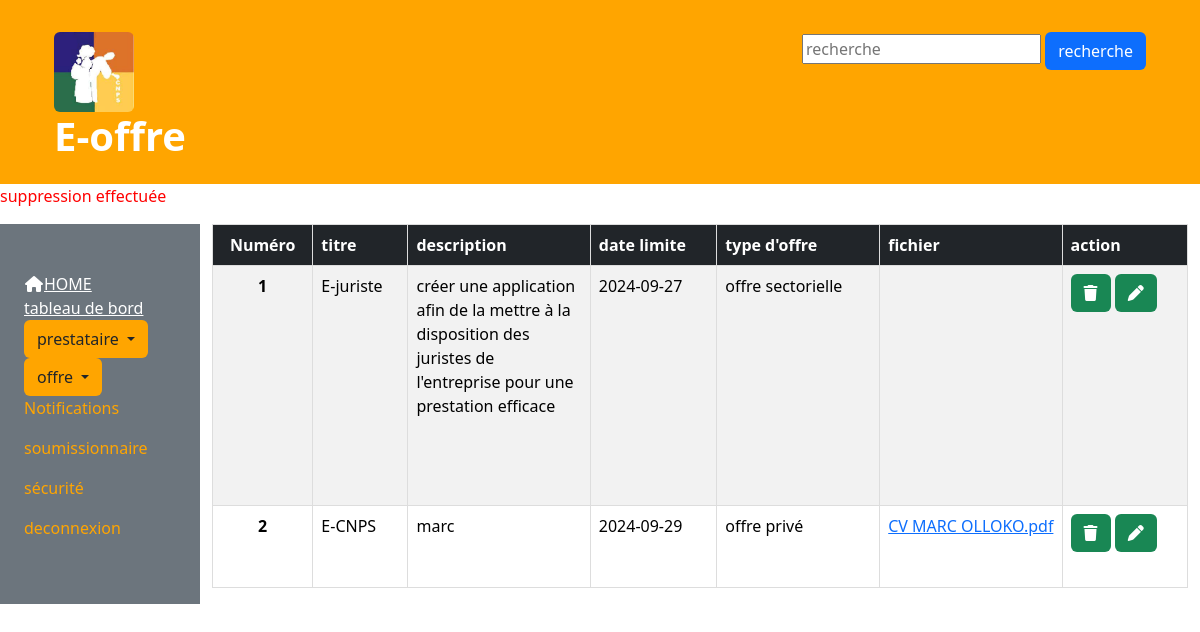
The app's page /liste_offre.php?a=d&id=12 with its own data.
### tables this page shows
CREATE TABLE IF NOT EXISTS `appel_offre` (
  `ID` int NOT NULL AUTO_INCREMENT,
  `titre` varchar(300) DEFAULT NULL,
  `description` varchar(300) DEFAULT NULL,
  `date_limite` date DEFAULT NULL,
  `ID_type_ap` int DEFAULT NULL,
  `fichier` text NOT NULL,
  PRIMARY KEY (`ID`),
  KEY `ID_type_ap` (`ID_type_ap`)
);

CREATE TABLE IF NOT EXISTS `type_ap` (
  `ID` int NOT NULL AUTO_INCREMENT,
  `libelle_AP` varchar(300) DEFAULT NULL,
  PRIMARY KEY (`ID`)
);

### liste_offre.php (the view, shortened to what this page needs)
<?php
include("system_appel/config.php");
$stmt = $pdo->prepare("SELECT appel_offre.ID,titre,description,date_limite,libelle_AP,fichier from appel_offre join type_ap on appel_offre.ID_type_ap=type_ap.ID ");
$stmt->execute();
$stmt->setFetchMode(PDO::FETCH_ASSOC);
$appel_offres = $stmt->fetchAll();
$message = "";
if (isset($_GET['a']) && $_GET['a'] == 'd') {
    $message = 'suppression effectuée';
}
?>
<!doctype html>
<html lang="fr">
<head>
    <link href="https://cdn.jsdelivr.net/npm/bootstrap@5.3.3/dist/css/bootstrap.min.css" rel="stylesheet">
    <link rel="stylesheet" href="https://cdnjs.cloudflare.com/ajax/libs/font-awesome/6.0.0-beta3/css/all.min.css">
</head>
<body>
    <?php include('briques/header.php'); ?>
    <?php if (!empty($message)): ?>
        <p style="color:red"><?= $message ?></p>
    <?php endif; ?>
    <div class="container-fluid">
        <di class="row full-height">
            <?php include('briques/menu.php'); ?>
            <div class="col-md-10 bg-white text-white d-flex  justify-content-center">
                <table class="table  table-striped">
                    <thead class="table-dark">
                        <tr>
                            <th scope="col" class="text-center">Numéro</th>
                            <th scope="col">titre</th>
                            <th scope="col">description</th>
                            <th scope="col">date limite </th>
                            <th scope="col">type d'offre</th>
                            <th scope="col">fichier</th>
                            <th scope="col">action</th>
                        </tr>
                    </thead>
                    <tbody class="clearfix">
                        <?php
                        $i = 0;
                        foreach ($appel_offres as $row) {
                            $i = $i + 1;
                        ?>
                            <tr>
                                <th scope="row" class="text-center"><?php echo $i; ?></th>
                                <td> <?php echo $row["titre"]; ?></td>
                                <td><?php echo $row["description"]; ?></td>
                                <td><?php echo $row["date_limite"]; ?></td>
                                <td><?php echo $row["libelle_AP"]; ?></td>
                                <td><a href="offre/<?php echo $row['fichier'] ?>" target="_blank"><?php echo $row["fichier"]; ?></a></td>
                                <td> <a href="?a=d&id=<?php echo $row["ID"]; ?>" disabled id="deleteButton" class="btn bg-success text-white" name="supprimer"><i class="fa fa-trash"></i></a>
                                    <a href="creation_offre.php?a=u&id=<?php echo $row["ID"]; ?>" class="btn bg-success text-white" type="submit" name="modifier">
                                        <i class="fas fa-pen"></i></a>
                                </td>
                            </tr>
                        <?php }   ?>
                    </tbody>
                </table>
            </div>
    </div>
</body>
</html>

### liste_offre.php (style rules this page uses)
table { width: 100%; border-collapse: collapse; }
th, td { border: 1px solid #ddd; padding: 8px; max-width: 150px; word-wrap: break-word; overflow: hidden; }
th { background-color: #f2f2f2; text-align: left; }

### records on screen
appel_offre: titre "E-juriste", description "créer une application afin de la mettre à la disposition des juristes de l'entreprise pour une prestation efficace", date_limite "2024-09-27", ID_type_ap.libelle_AP "offre sectorielle"
appel_offre: titre "E-CNPS", description "marc", date_limite "2024-09-29", ID_type_ap.libelle_AP "offre privé", fichier "CV MARC OLLOKO.pdf"

### other values on screen
$message "suppression effectuée"
